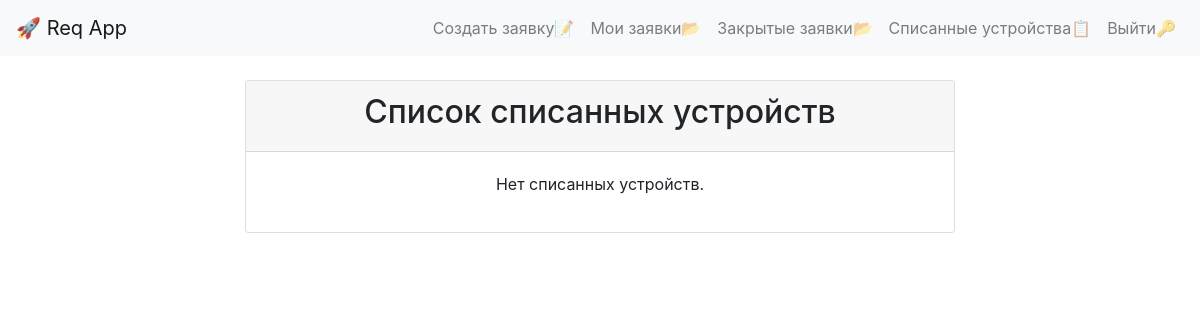
Page /written-off-devices/ (signed in) on the earlier database version.
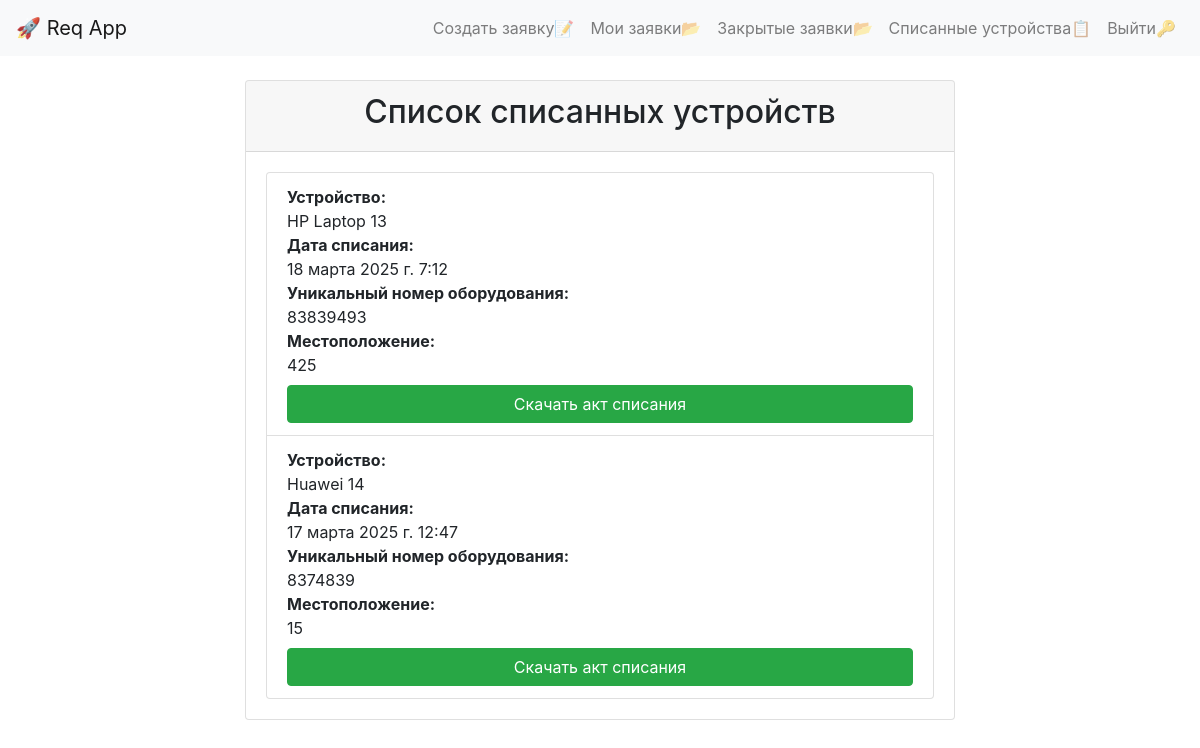
Same page on the later database version.
### reqapp/models.py (models this page shows, shortened)
class WrittenOffDevice(models.Model):
    device = models.OneToOneField(Device, on_delete=models.CASCADE, related_name='written_off_device')
    written_off_at = models.DateTimeField(auto_now_add=True)

class Device(models.Model):
    name = models.CharField(max_length=100)
    description = models.TextField(blank=True, null=True)
    category = models.ForeignKey(Category, on_delete=models.SET_NULL, blank=True, null=True, related_name='devices')
    code = models.CharField(max_length=100, blank=True, null=True, unique=True)
    audience = models.ForeignKey(Audience, on_delete=models.SET_NULL, blank=True, null=True, related_name='devices')
    equipment_number = models.CharField(max_length=50, unique=True, blank=True, null=True)
    purchase_date = models.DateField(blank=True, null=True)
    initial_cost = models.DecimalField(max_digits=12, decimal_places=2, blank=True, null=True)
    location = models.CharField(max_length=100, blank=True, null=True)
    residual_value = models.DecimalField(max_digits=12, decimal_places=2, blank=True, null=True)
    is_deleted = models.BooleanField(default=False)  # Флаг для удаления
    updated_at = models.DateTimeField(auto_now=True)

### reqapp/views.py (the view)
# urls.py: path('written-off-devices/', written_off_devices, name='written_off_devices'),  # Новый маршрут
def written_off_devices(request):
    if not request.user.is_authenticated:
        return redirect('login')
    written_off_devices = WrittenOffDevice.objects.all().order_by('-written_off_at')
    return render(request, 'written_off_devices.html', {'written_off_devices': written_off_devices})

### reqapp/templates/written_off_devices.html (shortened to what this page needs)
{% extends 'base.html' %}
{% block content %}
<div class="container">
    <div class="row justify-content-center">
        <div class="col-md-8">
            <div class="card">
                <div class="card-header text-center">
                    <h2>Список списанных устройств</h2>
                </div>
                <div class="card-body">
                    {% if written_off_devices %}
                        <ul class="list-group">
                            {% for written_off_device in written_off_devices %}
                                <li class="list-group-item">
                                    <div class="d-flex flex-column">
                                        <strong>Устройство:</strong>
                                        {{ written_off_device.device.name }}
                                        <strong>Дата списания:</strong>
                                        {{ written_off_device.written_off_at }}
                                        <strong>Уникальный номер оборудования:</strong>
                                        {{ written_off_device.device.equipment_number|default:"Нет номера" }}
                                        <strong>Местоположение:</strong>
                                        {{ written_off_device.device.location|default:"Нет данных" }}
                                        <a href="{% url 'download_written_off_act' written_off_device.device.id %}" class="btn btn-success mt-2">
                                            Скачать акт списания
                                        </a>
                                    </div>
                                </li>
                            {% endfor %}
                        </ul>
                    {% else %}
                        <p class="text-center">Нет списанных устройств.</p>
                    {% endif %}
                </div>
            </div>
        </div>
    </div>
</div>
{% endblock %}

### reqapp/templates/base.html (shortened to what this page needs)
<!DOCTYPE html>
<html lang="en">
<head>
    <link href="https://stackpath.bootstrapcdn.com/bootstrap/4.5.2/css/bootstrap.min.css" rel="stylesheet">
</head>
<body>
    <nav class="navbar navbar-expand-lg navbar-light bg-light">
        <a class="navbar-brand" href="#">🚀 Req App</a>
        <div class="collapse navbar-collapse" id="navbarNav">
            <ul class="navbar-nav ml-auto">
                {% if user.is_authenticated %}
                    <li class="nav-item">
                        <a class="nav-link" href="{% url 'create_request' %}">Создать заявку📝</a>
                    </li>
                    <li class="nav-item">
                        <a class="nav-link" href="{% url 'request_list' %}">Мои заявки📂</a>
                    </li>
                    <li class="nav-item">
                        <a class="nav-link" href="{% url 'closed_requests' %}">Закрытые заявки📂</a>
                    </li>
                    <li class="nav-item">
                        <a class="nav-link" href="{% url 'written_off_devices' %}">Списанные устройства📋</a>
                    </li>
                    <li class="nav-item">
                        <a class="nav-link" href="{% url 'logout' %}">Выйти🔑</a>
                    </li>
                {% else %}
                    <li class="nav-item">
                        <a class="nav-link" href="{% url 'login' %}">Авторизоваться🔑</a>
                    </li>
                {% endif %}
            </ul>
        </div>
    </nav>
    <div class="container mt-4">
        {% block content %}
        {% endblock %}
    </div>
</body>
</html>

Differences in the rows shown:
added WrittenOffDevice: device.name "HP Laptop 13", written_off_at "18 марта 2025 г. 7:12", device.equipment_number "83839493", device.location "425"
added WrittenOffDevice: device.name "Huawei 14", written_off_at "17 марта 2025 г. 12:47", device.equipment_number "8374839", device.location "15"
Other differences:
text no longer shown: "Нет списанных устройств."
